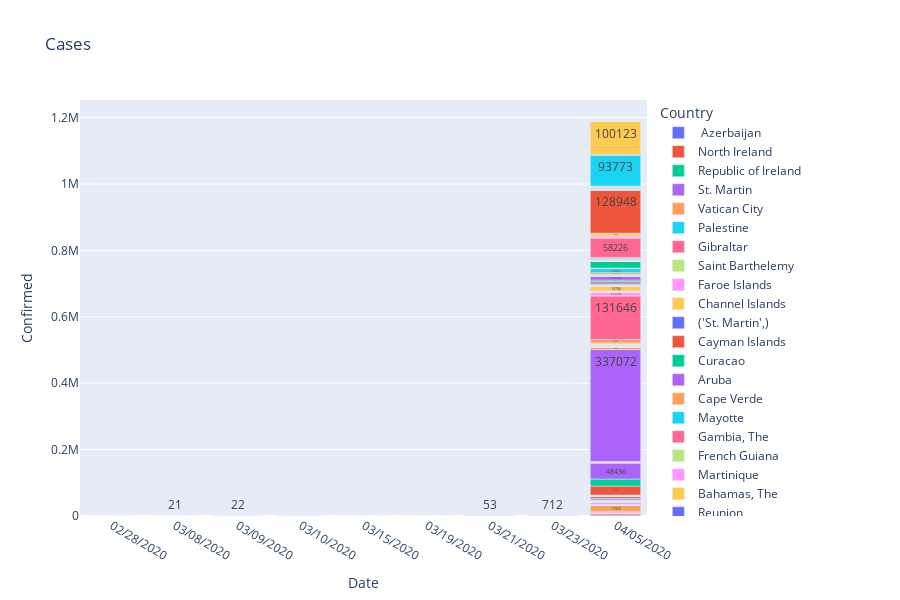

This figure's notebook cell:
### Code cell
#Creating Bar Charts
bar_data = df_countries_no_china.groupby(['Country', 'Date'])['Confirmed'].sum().reset_index().sort_values('Date', ascending=True)

fig = px.bar(bar_data, x="Date", y="Confirmed", color='Country', text = 'Confirmed', 
             orientation='v', height=600, title='Cases')
fig.show()
